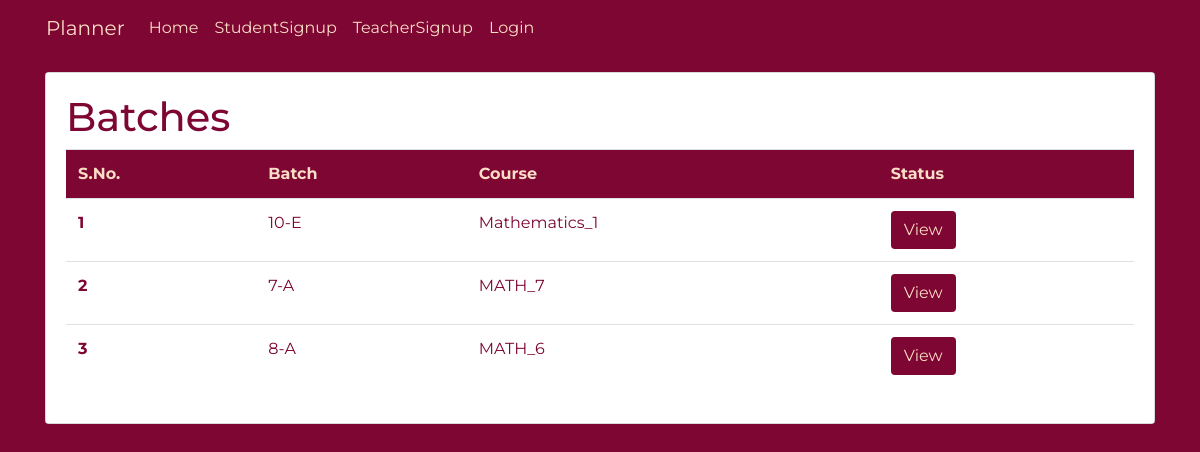
Page /teacher/dashboard_teacher (signed in) on the committed database.
### account/models.py (models this page shows, shortened)
class TeacherBatchCourse(models.Model):
    teacher_details = models.ForeignKey(TeacherProfile, on_delete=models.CASCADE)
    batchcourse = models.OneToOneField(BatchCourse, on_delete=models.CASCADE)

class BatchCourse(models.Model):
    batch = models.ForeignKey(Batch, on_delete=models.CASCADE)
    course = models.ForeignKey(Course, on_delete=models.CASCADE)

class Batch(models.Model):
    in_class = models.IntegerField(default=None)
    section = models.CharField(max_length=1, default=None)
    session = models.ForeignKey(Session, on_delete=models.CASCADE)
    def __str__(self):
        return str(self.in_class) + "-" + self.section

class Course(models.Model):
    SUBJECT = (("MATH", "Mathematics"), ("ENG", "English"),
                  ("HINDI", "Hindi"), ("SCI", "Science"))
    name = models.TextField(default=1,choices=SUBJECT)
    class_no = models.IntegerField(unique=True)
    def __str__(self):
        return str(self.name) +"_"+str(self.class_no)

### teacher/views.py (the view)
# urls.py: path('dashboard_teacher', views.dash, name="dashboard_teacher"),
def dash(request):
    uid = request.user.id
    Teacher = get_object_or_404(TeacherProfile, teacher_id=uid)
    Teaches = TeacherBatchCourse.objects.filter(teacher_details=Teacher)
    return render(request,'teacher/dashboard.html',{'Teaches':Teaches})
    print(Teach)

### templates/teacher/dashboard.html
{% extends 'basic.html' %}
{% load static %}
{% load crispy_forms_tags %}
{% block body %}
<div class="container">
  <div class="card bg-light mb-3 mt-3">
    <div class="card-body" style="background-color:#fff">
<h1 class="title">Batches</h1>
      <table class="table table-borderless">
        <thead>
          <tr class="tablehead">
            <td scope="col">S.No.</td>
            <td scope="col">Batch</td>
            <td scope="col">Course</td>
            <td scope="col">Status</td>
          </tr>
        </thead>
        <tbody>
          {% for teach in Teaches%}
          <tr>
            <th scope="row">{{ forloop.counter }}</th>
            <td>{{teach.batchcourse.batch}}</td>
            <td>{{teach.batchcourse.course}}</td>
            <td> <a href="{% url 'unit_teacher' teach.batchcourse.id %}" class="btn">View</a></th>
          </tr>
          {% endfor%}
        </tbody>
      </table>
    </div>
  </div>
</div>
{% endblock body %}

### static/css/basic.css (style rules this page uses)
* { margin: 0; padding: 0; outline: none; box-sizing: border-box; font-family: 'Montserrat', sans-serif; }
body { background-color: #7d0633 !important; margin-bottom: 20px; }
.container { background-color: #7d0633 !important; color: #fbdcc4 !important; }
.tablehead { background-color: #7d0633 !important; color: #fbdcc4 !important; font-weight: bold; }
.btn { background-color: #7d0633; color: #fbdcc4; }
.card { background-color: #fbdcc4 !important; color: #7d0633; }
.card-body { background-color: #7d0633; }
.bg-light { background-color: #7d0633; }

### rows in the picture
TeacherBatchCourse: batchcourse.batch "10-E", batchcourse.course "Mathematics_1"
TeacherBatchCourse: batchcourse.batch "7-A", batchcourse.course "MATH_7"
TeacherBatchCourse: batchcourse.batch "8-A", batchcourse.course "MATH_6"
